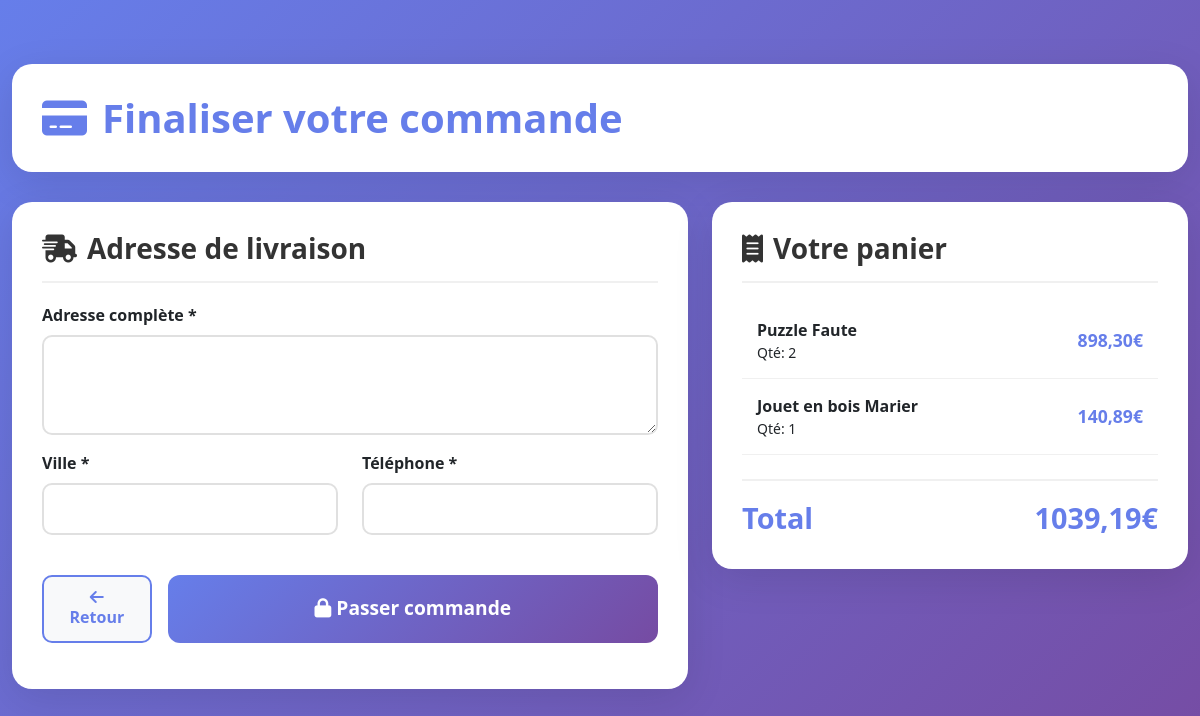
/orders/checkout/ (signed in), run on the app's committed database.
### orders/models.py (models this page shows, shortened)
class CartItem(models.Model):
    cart = models.ForeignKey(Cart, on_delete=models.CASCADE, related_name='items', verbose_name="Panier")
    product = models.ForeignKey(Product, on_delete=models.CASCADE, verbose_name="Produit")
    quantity = models.PositiveIntegerField(default=1, verbose_name="Quantité")
    added_at = models.DateTimeField(auto_now_add=True)
    class Meta:
        verbose_name = "Article du panier"
        verbose_name_plural = "Articles du panier"
        unique_together = ['cart', 'product']
    @property
    def total_price(self):
        return self.quantity * self.product.price

class Cart(models.Model):
    user = models.OneToOneField(User, on_delete=models.CASCADE, related_name='cart', verbose_name="Utilisateur")
    created_at = models.DateTimeField(auto_now_add=True)
    updated_at = models.DateTimeField(auto_now=True)
    class Meta:
        verbose_name = "Panier"
        verbose_name_plural = "Paniers"
    @property
    def total_amount(self):
        return sum(item.total_price for item in self.items.all())

### products/models.py (models this page shows, shortened)
class Product(models.Model):
    vendor = models.ForeignKey(VendorProfile, on_delete=models.CASCADE, related_name='products', verbose_name="Vendeur")
    name = models.CharField(max_length=200, verbose_name="Nom du produit")
    description = models.TextField(verbose_name="Description")
    price = models.DecimalField(max_digits=10, decimal_places=2, verbose_name="Prix")
    category = models.ForeignKey(Category, on_delete=models.CASCADE, related_name='products', verbose_name="Catégorie")
    tags = models.CharField(max_length=500, blank=True, verbose_name="Étiquettes (séparées par des virgules)")
    image = models.ImageField(upload_to='products/', blank=True, null=True, verbose_name="Image principale")
    stock_quantity = models.PositiveIntegerField(default=0, verbose_name="Quantité en stock")
    is_active = models.BooleanField(default=True, verbose_name="Actif")
    created_at = models.DateTimeField(auto_now_add=True)
    updated_at = models.DateTimeField(auto_now=True)
    class Meta:
        verbose_name = "Produit"
        verbose_name_plural = "Produits"
        ordering = ['-created_at']

### orders/views.py (the view, shortened to what this page needs)
# urls.py: path('checkout/', views.checkout, name='checkout'),
@login_required
def checkout(request):
    cart = get_object_or_404(Cart, user=request.user)
    if cart.items.count() == 0:
        messages.warning(request, 'Votre panier est vide.')
        return redirect('cart')
    return render(request, 'orders/checkout.html', {'cart': cart})

### orders/templates/orders/checkout.html (shortened to what this page needs)
﻿<!DOCTYPE html>
<html lang="fr">
<head>
    <link href="https://cdn.jsdelivr.net/npm/bootstrap@5.3.2/dist/css/bootstrap.min.css" rel="stylesheet">
    <link href="https://cdnjs.cloudflare.com/ajax/libs/font-awesome/6.4.0/css/all.min.css" rel="stylesheet">
</head>
<body>
    <div class="container checkout-container">
        <div class="checkout-header">
            <h1><i class="fas fa-credit-card"></i> Finaliser votre commande</h1>
        </div>
        <div class="row">
            <div class="col-lg-7">
                <div class="checkout-card">
                    <h3><i class="fas fa-shipping-fast"></i> Adresse de livraison</h3>
                    <form method="POST">
                        <div class="mb-3">
                            <label class="form-label fw-bold">Adresse complète *</label>
                            <textarea name="shipping_address" class="form-control" rows="3" required></textarea>
                        </div>
                        <div class="row">
                            <div class="col-md-6 mb-3">
                                <label class="form-label fw-bold">Ville *</label>
                                <input type="text" name="shipping_city" class="form-control" required>
                            </div>
                            <div class="col-md-6 mb-3">
                                <label class="form-label fw-bold">Téléphone *</label>
                                <input type="tel" name="shipping_phone" class="form-control" required>
                            </div>
                        </div>
                        <div class="d-flex gap-3 mt-4">
                            <a href="{% url 'cart' %}" class="btn-back flex-fill text-center text-decoration-none">
                                <i class="fas fa-arrow-left"></i> Retour
                            </a>
                            <button type="submit" class="btn-pay flex-fill">
                                <i class="fas fa-lock"></i> Passer commande
                            </button>
                        </div>
                    </form>
                </div>
            </div>
            <div class="col-lg-5">
                <div class="checkout-card">
                    <h3><i class="fas fa-receipt"></i> Votre panier</h3>
                    {% if cart.items.all %}
                        {% for item in cart.items.all %}
                        <div class="order-item">
                            <div class="flex-grow-1">
                                <div class="fw-bold">{{ item.product.name }}</div>
                                <small>Qté: {{ item.quantity }}</small>
                            </div>
                            <div class="product-price">{{ item.total_price }}€</div>
                        </div>
                        {% endfor %}
                        <div class="mt-4 summary-total d-flex justify-content-between">
                            <span>Total</span>
                            <span>{{ cart.total_amount }}€</span>
                        </div>
                    {% endif %}
                </div>
            </div>
        </div>
    </div>
</body>
</html>

### orders/templates/orders/checkout.html (style rules this page uses)
body { font-family: 'Segoe UI', Tahoma, Geneva, Verdana, sans-serif; background: linear-gradient(135deg, #667eea 0%, #764ba2 100%); min-height: 100vh; padding: 40px 0; }
.checkout-container { max-width: 1200px; margin: 0 auto; }
.checkout-header { background: white; border-radius: 20px; padding: 30px; margin-bottom: 30px; box-shadow: 0 10px 40px rgba(0,0,0,0.1); }
.checkout-header h1 { color: #667eea; font-weight: 700; margin: 0; display: flex; align-items: center; gap: 15px; }
.checkout-card { background: white; border-radius: 20px; padding: 30px; box-shadow: 0 10px 40px rgba(0,0,0,0.1); margin-bottom: 20px; }
.checkout-card h3 { color: #333; font-weight: 700; margin-bottom: 20px; padding-bottom: 15px; border-bottom: 2px solid #f0f0f0; display: flex; align-items: center; gap: 10px; }
.order-item { display: flex; align-items: center; padding: 15px; border-bottom: 1px solid #f0f0f0; }
.product-price { color: #667eea; font-weight: 700; font-size: 1.1rem; }
.form-control { border: 2px solid #e0e0e0; border-radius: 10px; padding: 12px 15px; }
.summary-total { font-size: 1.8rem; font-weight: 700; color: #667eea; padding-top: 15px; border-top: 2px solid #f0f0f0; margin-top: 15px; }
.btn-pay { background: linear-gradient(135deg, #667eea 0%, #764ba2 100%); color: white; border: none; padding: 18px 40px; border-radius: 12px; font-size: 1.2rem; font-weight: 600; width: 100%; transition: all 0.3s; }
.btn-back { background: #f8f9fa; color: #667eea; border: 2px solid #667eea; padding: 12px 25px; border-radius: 10px; font-weight: 600; }

### data on the page
CartItem: product.name "Puzzle Faute", quantity "2", total_price "898,30"
CartItem: product.name "Jouet en bois Marier", quantity "1", total_price "140,89"
Cart: total_amount "1039,19"
